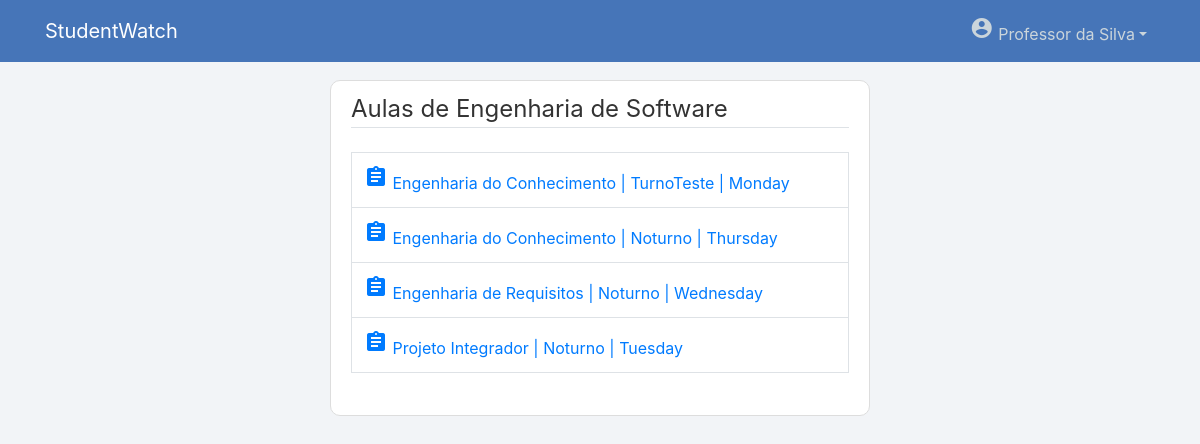
The app's page /gerenciarAula/1/ (signed in), older data.
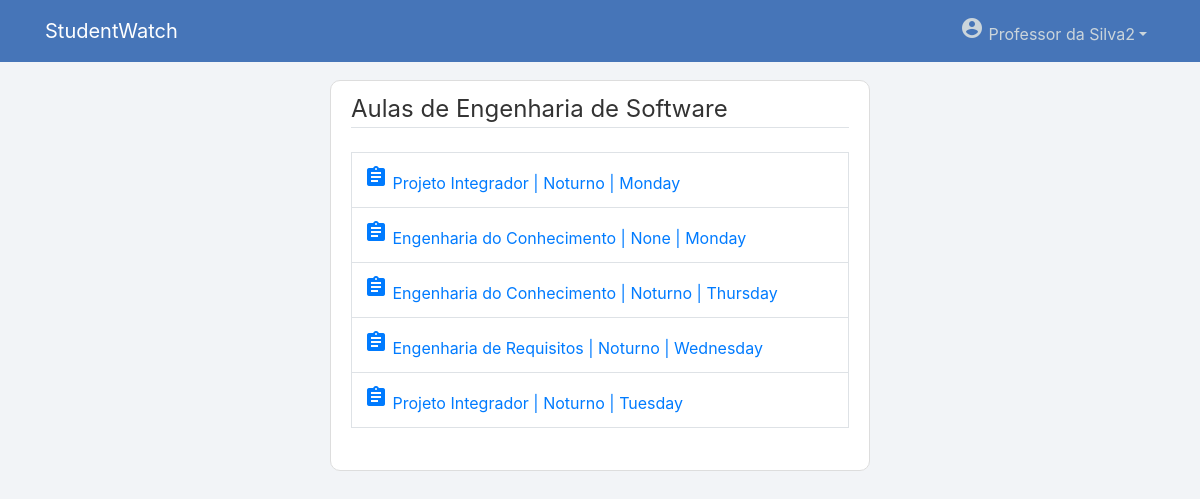
The same page, newer data.
### users/models.py (models this page shows, shortened)
class User(AbstractUser):
    username = models.EmailField(_('username'), unique=False)
    email = models.EmailField(_('email address'), unique=True)
    tipo = models.CharField(max_length=100)

### manager/models.py (models this page shows, shortened)
class Curso(models.Model):
    nome = models.CharField(max_length=100)
    descricao = models.TextField(max_length=500)
    coordenador = models.ForeignKey(CoordenadorProfile, on_delete=models.SET_NULL, null=True)
    def __str__(self):
        return self.nome

class Aula(models.Model):
    turno = models.ForeignKey(Turno, on_delete=models.SET_NULL, null=True)
    disciplina = models.ForeignKey(Disciplina, on_delete=models.CASCADE, null=True)
    dia_semana = models.ForeignKey(Dia_semana, on_delete=models.SET_NULL, null=True)

class Disciplina(models.Model):
    nome = models.CharField(max_length=100)
    professor = models.ForeignKey(ProfessorProfile, on_delete=models.SET_NULL, null=True)
    curso = models.ForeignKey(Curso, on_delete=models.CASCADE, null=True)
    def __str__(self):
        return self.nome

class Turno(models.Model):
    nome = models.CharField(max_length=50)
    inicio = models.TimeField(auto_now=False, auto_now_add=False)
    fim = models.TimeField(auto_now=False, auto_now_add=False)
    def __str__(self):
        return self.nome

class Dia_semana(models.Model):
    nome = models.CharField(max_length=50)
    def __str__(self):
        return self.nome

### manager/views.py (the view)
# urls.py: path('gerenciarAula/<int:pk>/', views.gerenciarAula, name='gerenciarAula'),
@login_required
@permission_required("manager.view_aula", raise_exception=True)
def gerenciarAula(request, pk):
    curso_id = pk
    curso = Curso.objects.get(id=curso_id)
    aulas = []
    lista_aulas = Aula.objects.all()
    for x in range(len(lista_aulas)-1, -1, -1):
        if(lista_aulas[x].disciplina.curso.id == curso_id):
            aulas.append(lista_aulas[x])
    if(aulas == []):
        aulas = None
        messages.warning(request, f"Não há aulas")
    context = {
        'aulas': aulas,
        'curso': curso
    }
    return render(request, 'manager/gerenciar-aula.html', context)

### manager/templates/manager/gerenciar-aula.html (shortened to what this page needs)
{% extends "page/base.html" %}
{% block content %}
    <div class="content-section">
        <fieldset class="form-group">
            <legend class="border-bottom mb-4">Aulas de {{ curso }}</legend>
            <table class="table table-bordered">
                {% for aula in aulas %}
                <tr>
                    <td>
                        <a href="{% url 'aula-detail' aula.id %}"><span class="material-icons">assignment</span> {{ aula.disciplina }} | {{ aula.turno }} | {{ aula.dia_semana }}</a>
                    </td>
                </tr>
                {% endfor %}
            </table>
        </fieldset>
    </div>
{% endblock content %}

### page/templates/page/base.html (shortened to what this page needs)
{% load static %}
<!DOCTYPE html>
<html lang="en">
<head>
    <link rel="stylesheet" href="https://stackpath.bootstrapcdn.com/bootstrap/4.1.3/css/bootstrap.min.css">
    <link rel="stylesheet" type="text/css" href="{% static 'page/main.css' %}">
    <link rel="stylesheet" href="https://code.jquery.com/ui/1.12.1/themes/base/jquery-ui.css" />
</head>
<body>
    <header class="site-header">
        <nav class="navbar navbar-expand-md navbar-dark bg-steel fixed-top">
          <div class="container">
            {% if user.is_authenticated and user.is_staff %}
              <a class="navbar-brand mr-4" href="{% url 'page-home' %}">StudentWatch | <b>Admin</b></a>
            {% else %}
              <a class="navbar-brand mr-4" href="{% url 'page-home' %}">StudentWatch</a>
            {% endif %}
            <div class="collapse navbar-collapse" id="navbarToggle">
              <div class="navbar-nav">
                {% if user.is_authenticated %}
                  <div class="nav-item dropdown">
                    <a class="nav-link dropdown-toggle" data-toggle="dropdown" href="#" role="button" aria-haspopup="true" aria-expanded="false"><span class="material-icons">account_circle</span> {{ user.first_name }} {{ user.last_name }}</a>
                  </div>
                {% else %}
                  <a class="nav-item nav-link" href="{% url 'login' %}"><span class="material-icons">login</span></a>
                {% endif %}
              </div>
            </div>
          </div>
        </nav>
    </header>
    <main role="main" class="container">
        <div class="row">
          <div class="col-sm-3"></div>
          <div class="col-md-6">
            {% block content %}{% endblock %}
          </div>
          <div class="col-sm-3"></div>
        </div>
      </main>
</body>
</html>

### page/static/page/main.css (style rules this page uses)
body { background: #f2f4f7; color: #333333; margin-top: 5rem; }
.bg-steel { background-color: #4675b8; }
.site-header .navbar-nav .nav-link { color: #cbd5db; }
.content-section { background: #ffffff; padding: 10px 20px; border: 1px solid #dddddd; border-radius: 10px; margin-bottom: 20px; }

Row changes from the older to the newer data that the page shows:
changed User "Professor": last_name "da Silva" → "da Silva2"
added Aula: disciplina "Projeto Integrador", turno "Noturno", dia_semana "Monday"
changed Aula: turno "TurnoTeste" → "None"
